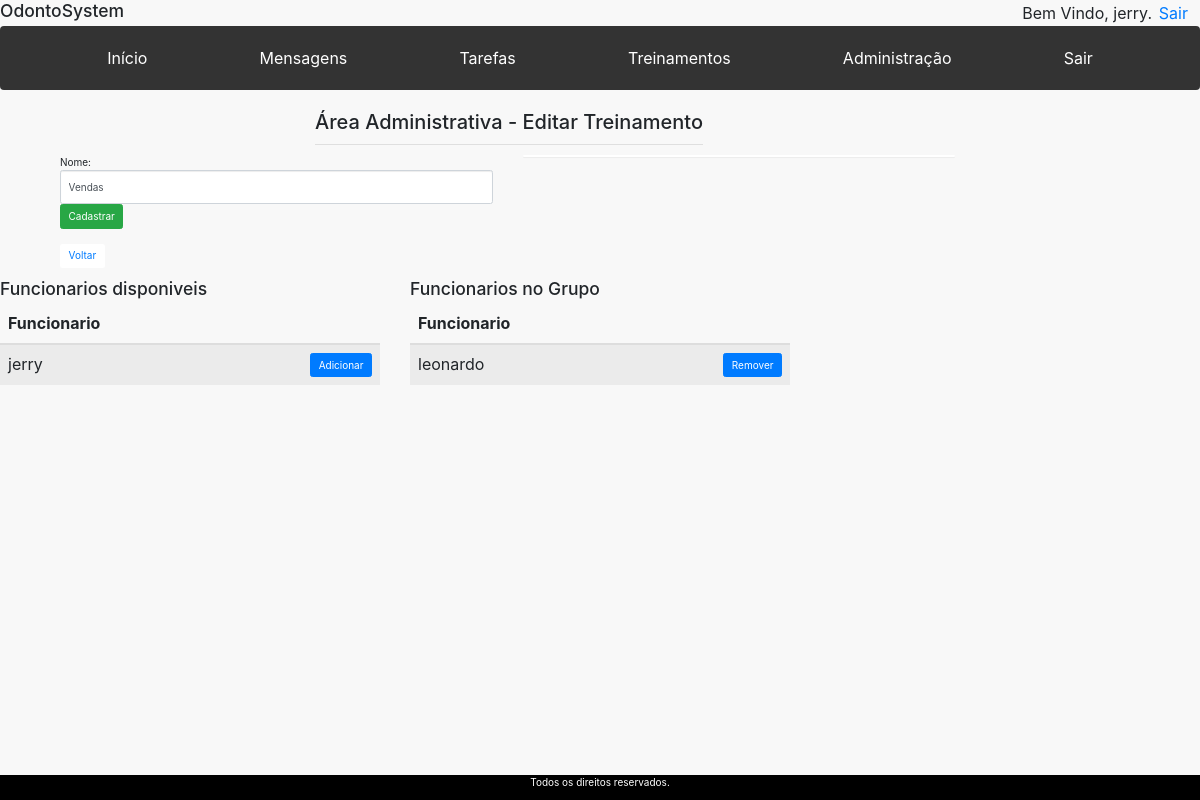
Screenshot of /view/Administracao/Treinamento/editar.php?id_editar=1 (signed in) with the database file from the repository.
### tables this page shows
CREATE TABLE `treinamento` (
  `id_treinamento` int(11) NOT NULL,
  `descricao` varchar(45) NOT NULL,
  `id_responsavel` int(11) NOT NULL
);

CREATE TABLE `funcionario` (
  `id_funcionario` int(11) NOT NULL,
  `nome` varchar(45) NOT NULL,
  `cpf` varchar(45) NOT NULL,
  `endereco` varchar(45) NOT NULL,
  `id_cargo` int(11) NOT NULL,
  `sexo` varchar(45) NOT NULL,
  `senha` varchar(10) NOT NULL,
  `ativo` int(11) DEFAULT NULL
);

### controller/TreinamentoController.php (called while the page is built, shortened)
<?php
require_once($_SERVER['DOCUMENT_ROOT'] . "/OdontoSystem/model/Treinamento.php");
class TreinamentoController{
	public function returnTreinamentoById($id_editar) {
		$treinamento = new Treinamento();
		$result = $treinamento->returnTreinamentoById($id_editar);
		return $result;
	}
	public function funcionariosDisponiveis($id_treinamento) {
		$treinamento = new Treinamento();
		$result = $treinamento->funcionariosDisponiveis($id_treinamento);
		return $result;
	}
	public function funcionariosIndisponiveis($id_treinamento) {
	    $treinamento = new Treinamento();
	    $results = $treinamento->funcionariosIndisponiveis($id_treinamento);
	    return $results;
	}
}
?>

### model/Treinamento.php (called while the page is built, shortened)
<?php
class Treinamento {
	public function returnTreinamentoById($id_treinamento) {
		$conn = Banco::connect();
		$stmt = $conn->prepare("SELECT * FROM Treinamento WHERE id_treinamento = :id_treinamento");
		$stmt->bindParam(":id_treinamento", $id_treinamento);
		$stmt->execute();
		$results = $stmt->fetchAll(PDO::FETCH_ASSOC);
		return $results[0];
	}
	public function funcionariosDisponiveis($id_treinamento) {
		$conn = Banco::connect();
		$stmt = $conn->prepare("select funcionario.id_funcionario, funcionario.nome FROM funcionario, grupo, funcionario_grupo WHERE funcionario.id_funcionario not in (SELECT Treinamento_Funcionario.id_funcionario from Treinamento, Treinamento_Funcionario WHERE Treinamento_Funcionario.id_treinamento = Treinamento.id_treinamento and Treinamento.id_treinamento = :id_treinamento) GROUP by nome ");
		$stmt->bindParam(":id_treinamento", $id_treinamento);
		$stmt->execute();
		$results = $stmt->fetchAll(PDO::FETCH_ASSOC);
		return $results;
	}
		public function funcionariosIndisponiveis($id_treinamento) {
		$conn = Banco::connect();
		$stmt = $conn->prepare("select funcionario.id_funcionario, funcionario.nome FROM funcionario, Treinamento, Treinamento_Funcionario WHERE funcionario.id_funcionario in (SELECT Treinamento_Funcionario.id_funcionario from Treinamento, Treinamento_Funcionario WHERE Treinamento_Funcionario.id_treinamento = Treinamento.id_treinamento and Treinamento.id_treinamento = :id_treinamento) GROUP by nome ");
		$stmt->bindParam(":id_treinamento", $id_treinamento);
		$stmt->execute();
		$results = $stmt->fetchAll(PDO::FETCH_ASSOC);
		return $results;
	}
}
?>

### view/Administracao/Treinamento/editar.php (the view, shortened to what this page needs)
<?php
require_once($_SERVER['DOCUMENT_ROOT'] . "/OdontoSystem/view/header.php");
require_once($_SERVER['DOCUMENT_ROOT'] . "/OdontoSystem/controller/TreinamentoController.php");
if (isset($_GET['id_editar'])) {
	$treinamentocontroller = new TreinamentoController();
	$treinamento = $treinamentocontroller->returnTreinamentoById($_GET['id_editar']);
	$disponiveis = $treinamentocontroller->funcionariosDisponiveis($_GET['id_editar']);
    $indisponiveis = $treinamentocontroller->funcionariosIndisponiveis($_GET['id_editar']);
}
?>
<body>
	<div class="container">
		<div class="row" >
			<div class="col-md-offset-3">
				<h2>Área Administrativa - Editar Treinamento</h2>
				<hr>
			</div>
		</div>
		<div class="col-md-5">
			<form method="POST">
				<div class="form-group">
					Nome: <input type="text" class="form-control" name="descricao" value=<?=$treinamento['descricao']?>>
					<button type="submit" class="btn btn-success">Cadastrar</button> <br> <br>
					<button type="submit" class="btn btn-default"><a  href="/OdontoSystem/view/Administracao/Treinamento/index.php" >Voltar</a></button>
				</div>
			</form>
		</div>
		<div class="col-md-5">
			<div class="panel">
			</div>
		</div>
	</div>
<section class="content">
    <div class="row">
        <div class="col-md-4">
            <div class="box box-primary">
                <div class="box-header with-border">
                <h3 class="box-title">Funcionarios disponiveis</h3>
                </div>
                <div class="box-body">
                    <table class="table table-striped">
                        <thead>
                            <tr>
                            <th>Funcionario</th>
                            <th style="width: 240px">&nbsp;</th>
                            </tr>
                        </thead>
                        <tbodx	y>
                           <?php
                           		foreach ($disponiveis as $key => $value) {
                           			echo "<tr>";
                           			$nome = $value['nome'];
                                    $id_funcionario = $value['id_funcionario'];
                                    $id_treinamento = $treinamento['id_treinamento'];
                           			echo "<td>$nome</td>";
                 					echo "<td> <a href='/OdontoSystem/view/Administracao/Treinamento/editar.php?id_funcionario=$id_funcionario&id_treinamento=$id_treinamento' class='btn btn-primary btn-xs pull-right'><i class='fa fa-arrow-right'></i> Adicionar</a> </td>";
                            		echo "</tr>";
                                }
                     		?>
                    </table>
                </div>
            </div>
        </div>
        <div class="col-md-4">
            <div class="box box-success">
                <div class="box-header with-border">
                <h3 class="box-title">Funcionarios no Grupo </h3>
                </div>
                <div class="box-body">
                    <table class="table table-striped">
                        <thead>
                            <tr>
                            <th>Funcionario</th>
                            <th style="width: 240px">&nbsp;</th>
                            </tr>
                        </thead>
                        <tbody>
                            <?php
                                foreach ($indisponiveis as $key => $value) {
                                    echo "<tr>";
                                    $nome = $value['nome'];
                                    $id_funcionario = $value['id_funcionario'];
                                    $id_treinamento = $treinamento['id_treinamento'];
                                    echo "<td>$nome</td>";
                                    echo "<td> <a href='/OdontoSystem/view/Administracao/Treinamento/editar.php?id_remove=$id_funcionario&id_treinamento=$id_treinamento' class='btn btn-primary btn-xs pull-right'><i class='fa fa-arrow-right'></i> Remover</a> </td>";
                                    echo "</tr>";
                                }
                            ?>
                        </tbody>
                    </table>
                </div>
            </div>
        </div>
    </div>
</section>
</body>
<?php
	require_once("../../footer.php");
?>
</html>

### resources/css/sb-admin-2.css (style rules this page uses)
body { background-color: #f8f8f8; }

### rows the page displays
treinamento: descricao "Vendas"
funcionario: nome "jerry"
funcionario: nome "leonardo"

### other values shown
$_SESSION['nome'] "jerry"
